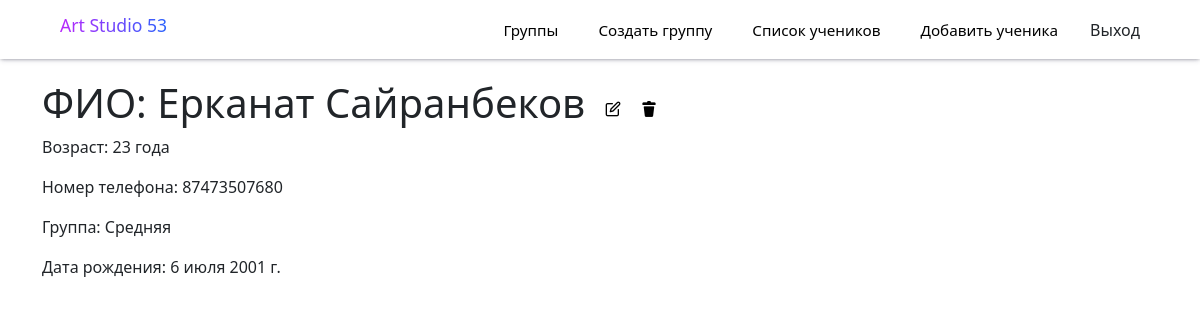
The page /customer/2/ (signed in) on the database its author committed.
### app/models.py (models this page shows, shortened)
class Customer(models.Model):
    first_name = models.CharField(max_length=100, verbose_name='Имя')
    last_name = models.CharField(max_length=100, verbose_name='Фамилия')
    date_of_birth = models.DateField(verbose_name='Дата рождения')
    phone_number = models.CharField(max_length=20, verbose_name='Номер телефона')
    group = models.ForeignKey(Group, on_delete=models.CASCADE, verbose_name='Группа')
    def calculate_age(self):
        today = date.today()
        age = today.year - self.date_of_birth.year - ((today.month, today.day) < (self.date_of_birth.month, self.date_of_birth.day))
        if 11 <= age % 100 <= 19:  # Обработка исключений для чисел от 11 до 19
            suffix = "лет"
        else:
            last_digit = age % 10
            if last_digit == 1:
                suffix = "год"
            elif 2 <= last_digit <= 4:
                suffix = "года"
            else:
                suffix = "лет"
        return f"{age} {suffix}"
    class Meta:
        verbose_name = 'Клиент'
        verbose_name_plural = 'Клиенты'

class Group(models.Model):
    DAYS_OF_WEEK = [
        ('Пн', 'Понедельник'),
        ('Вт', 'Вторник'),
        ('Ср', 'Среда'),
        ('Чт', 'Четверг'),
        ('Пт', 'Пятница'),
        ('Сб', 'Суббота'),
        ('Вс', 'Воскресенье'),
    ]
    name = models.CharField(max_length=100, verbose_name='Название группы')
    description = models.TextField(verbose_name='Описание группы')
    weekdays = models.CharField(max_length=10, verbose_name='Дни недели', help_text='Введите дни недели через запятую (например, "Пн, Вт")')
    start_time = models.TimeField(verbose_name='Начало')
    end_time = models.TimeField(verbose_name='Конец')
    price = models.DecimalField(max_digits=10, decimal_places=2, verbose_name='Цена')
    is_permanent = models.BooleanField(default=False, verbose_name='Постоянная событие')
    class Meta:
        verbose_name = 'Группа'
        verbose_name_plural = 'Группы'

### app/views.py (the view)
# urls.py: path('customer/<int:pk>/', CustomerDetailView.as_view(), name='customer_detail'),
class CustomerDetailView(LoginRequiredMixin, DetailView):
    model = Customer
    login_url = reverse_lazy('login')
    template_name = 'customer_detail.html'
    context_object_name = 'customer'
    def get_context_data(self, **kwargs):
        context = super().get_context_data(**kwargs)
        context['header'] = 'Данные ученика'
        return context

### templates/customer_detail.html
{% extends 'base.html' %}
{% load static %}
{% block content %}
    <div class="table-responsive">
        <div style="display: flex; gap: 20px; align-items: center;">
            <h1>ФИО: {{ customer.first_name }} {{ customer.last_name }}</h1>
            <a href="{% url 'update_customer' customer.id %}">
                <img src="{% static 'img/edit.png' %}" alt="edit">
            </a>
            <a href="{% url 'delete_customer' customer.id %}">
                <img src="{% static 'img/remove.png' %}" alt="remove">
            </a>
        </div>
        <p>Возраст: {{ customer.calculate_age }}</p>
        <p>Номер телефона: {{ customer.phone_number }}</p>
        <p>Группа: {{ customer.group.name }}</p>
        <p>Дата рождения: {{ customer.date_of_birth }}</p>
    </div>
{% endblock %}

### static/css/base.css (style rules this page uses)
* { box-sizing: border-box; -webkit-font-smoothing: antialiased; -moz-osx-font-smoothing: grayscale; }
body { padding: 0; margin: 0; font-family: "Poppins", sans-serif; }
a { text-decoration: none !important; color: #000 !important; }

### rows shown on the page
Customer: first_name "Ерканат", last_name "Сайранбеков", calculate_age "23 года", phone_number "87473507680", group.name "Средняя", date_of_birth "6 июля 2001 г."
